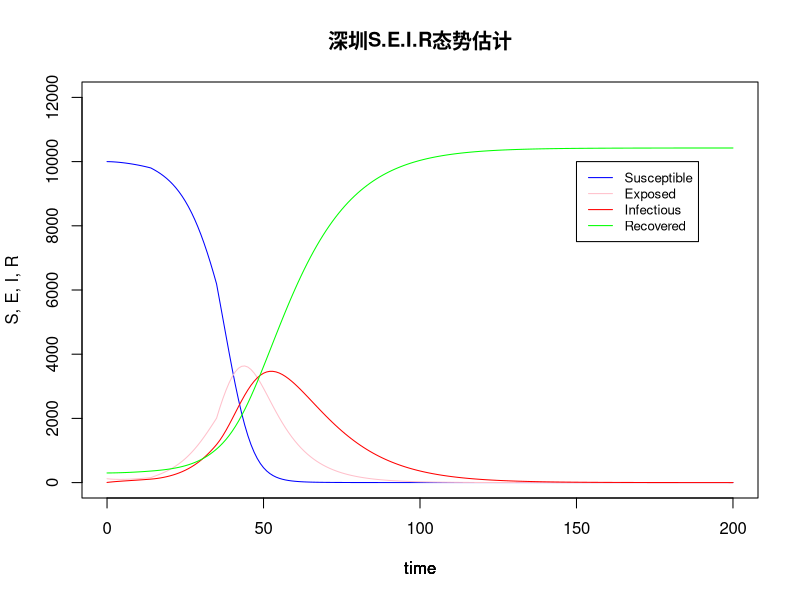

Recreate this plot in R.
#PCL implementation of SEIR for CDC@SZ
#Authors: WH Li, XY Wei
#Jan 27, 2020

remove (list = objects() )
library (deSolve) 

#the function for SEIR
seir_model = function (current_timepoint, state_values, parameters)
{
  # create state variables (local variables)
  S = state_values [1]        # susceptibles
  E = state_values [2]        # exposed
  I = state_values [3]        # infectious
  R = state_values [4]        # recovered
  
  with ( 
    as.list (parameters),     # variable names within parameters can be used 
    {
      # compute derivatives
      dS = (-beta * S * I)
      dE = (beta * S * I) - (delta * E)
      dI = (delta * E) - (gamma * I)
      dR = (gamma * I)
      
      # combine results
      results = c (dS, dE, dI, dR)
      list (results)
    }
  )
}


#set parameters
contact_rate = 5                     # number of contacts per day
transmission_probability = 0.035       # transmission probability
infectious_period = 14                # infectious period
latent_period = 10                    # latent period

beta_value =  contact_rate * transmission_probability
#beta_value = 0.8
gamma_value = 1 / infectious_period
delta_value = 1 / latent_period
Ro = beta_value / gamma_value

parameter_list = c (beta = beta_value, gamma = gamma_value, delta = delta_value)

#Set initial S,E,I,R values
W = 10000        # susceptible hosts
X = 120           # infectious hosts
Y = 5            # recovered hosts
Z = 300           # exposed hosts

N = W + X + Y + Z

initial_values = c (S = W/N, E = X/N, I = Y/N, R = Z/N)
	
timepoints = seq (0, 1, by=1)

output <- c(time=0, initial_values)

for (i in 1:200) {
	if (i <= 14 ) {
		beta_value = 0.25
	} else if (i <= 35) {
		beta_value = 0.5
	} else if (i <= 95) {
		beta_value = 0.75
	} else {
		beta_value = 1
		}
	parameter_list = c (beta = beta_value, gamma = gamma_value, delta = delta_value)
	stage = lsoda (initial_values, timepoints, seir_model, parameter_list)
	initial_values = stage[c(4,6,8,10)]
    output <- rbind(output, c(time=i, initial_values))
}

dev.new(width=7.5,height=3.75,pointsize=12)
# plot (I * N ~ time, data = output, type='b', col = 'blue', ylab = 'Infectious', main = 'Wuhan infectious')

# susceptible hosts over time plot (S * N ~ time, data = output, type='l', col = 'blue', ylab = 'S, E, I, R', main = 'SEIR epidemic') 
plot (S * N ~ time, data = output, type='l', ylim = c(0,W * 1.2), col = 'blue', ylab = 'S, E, I, R', main = '深圳S.E.I.R态势估计') 
# remain on same frame
par (new = TRUE)    
# exposed hosts over time
plot (E * N ~ time, data = output, type='l', ylim = c(0,W * 1.2), col = 'pink', ylab = '', axes = FALSE)
# remain on same frame                                        
par (new = TRUE)                                              
# infectious hosts over time                                  
plot (I * N ~ time, data = output, type='l', ylim = c(0,W * 1.2), col = 'red', ylab = '', axes = FALSE) 
# remain on same frame                                        
par (new = TRUE)                                              
# recovered hosts over time                                   
plot (R * N ~ time, data = output, type='l', ylim = c(0,W * 1.2), col = 'green', ylab = '', axes = FALSE)
# remain on same frame
par (new = TRUE) 
legend(x=150,y=W,legend=c("Susceptible","Exposed","Infectious","Recovered"),col=c("blue","pink","red","green"), lty=1, cex=0.8)
